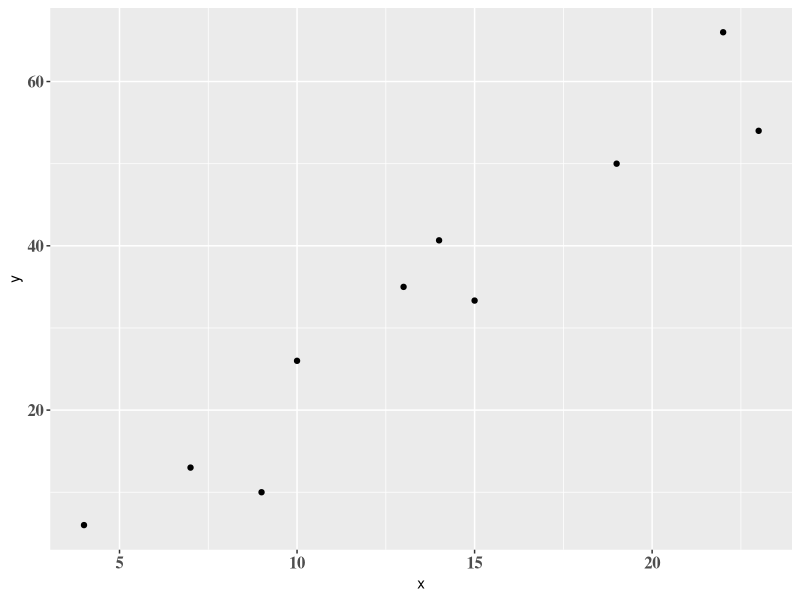
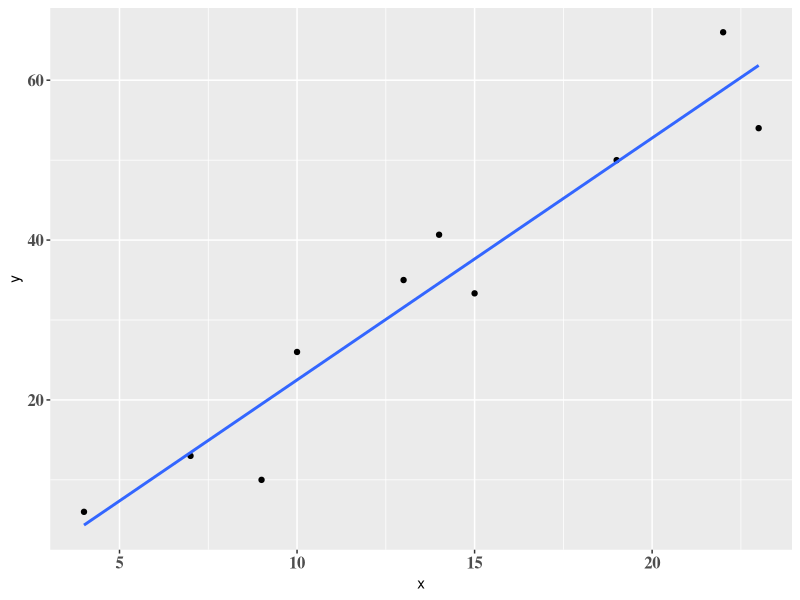

Recreate these plots in R, in order.
## ---- chunk 1
knitr::opts_chunk$set(echo = TRUE)
## ---- chunk 2

suppressPackageStartupMessages(library(tidyverse))
suppressPackageStartupMessages(library(ggplot2))
## ---- chunk 3

set.seed(42)

cars %>% 
  filter(dist < 80) %>% 
  group_by(speed) %>% 
  summarise(dist = mean(dist)) %>% 
  sample_n(10) %>% 
  ggplot(aes(x = speed, y = dist)) +
  geom_point() + labs(x = "x", y = "y") + 
  theme(axis.text = element_text(family = "serif", face = "bold", size = 12))
## ---- chunk 4
set.seed(42)

cars %>% 
  filter(dist < 80) %>% 
  group_by(speed) %>% 
  summarise(dist = mean(dist)) %>% 
  sample_n(10) %>% 
  ggplot(aes(x = speed, y = dist)) +
  geom_point() + labs(x = "x", y = "y") + 
  theme(axis.text = element_text(family = "serif", face = "bold", size = 12)) +
  stat_smooth(aes(x = speed, y = dist), method = "lm",
              formula = y ~ poly(x, 1), se = FALSE)
